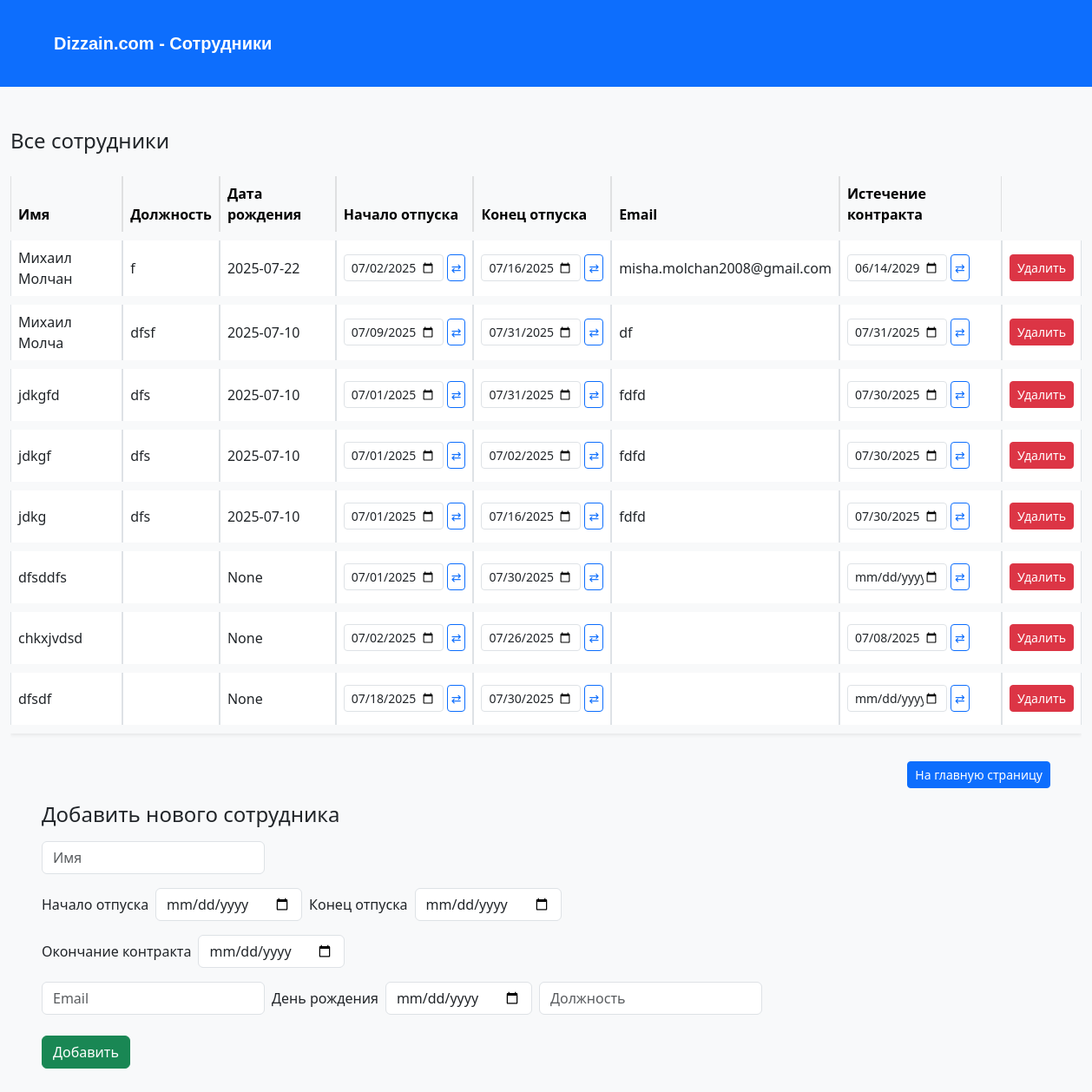
The page /edit on the database as committed earlier.
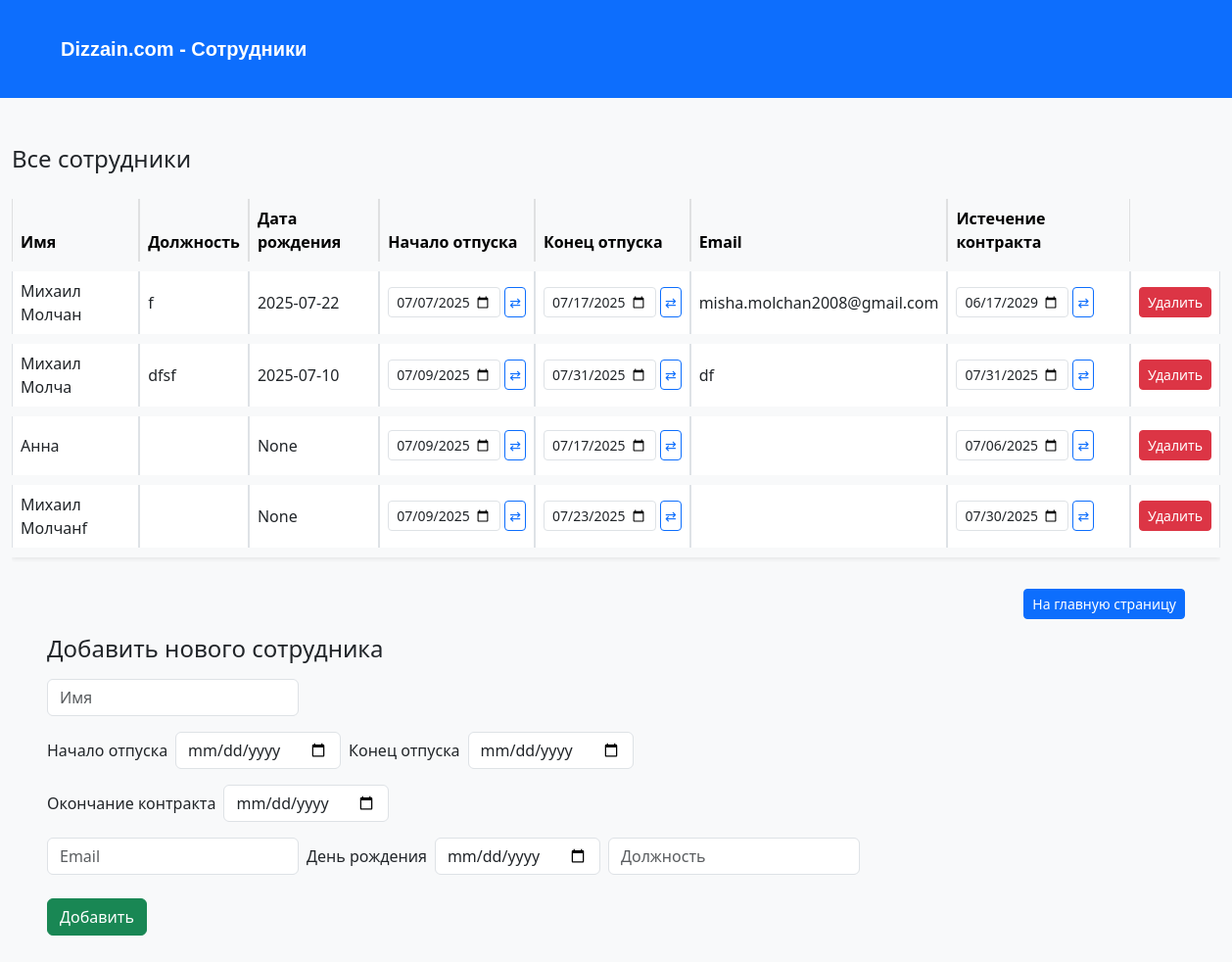
The same page on the database as committed later.
### main.py (models this page shows)
class Employee4(db.Model):
    id: Mapped[int] = mapped_column(Integer, primary_key=True, autoincrement=True)
    name: Mapped[str] = mapped_column(String(250), unique=True, nullable=False)
    position: Mapped[str] = mapped_column(String(250), nullable=True)
    birthday: Mapped[dt.date] = mapped_column(Date, nullable=True)
    vacation_start: Mapped[dt.date] = mapped_column(Date, nullable=True)
    vacation_end: Mapped[dt.date] = mapped_column(Date, nullable=True)
    email: Mapped[str] = mapped_column(String(250), nullable=True)
    contract: Mapped[dt.date] = mapped_column(Date, nullable=True)

### main.py (the view, shortened to what this page needs)
@app.route('/edit', methods=["GET", "POST"])
def edit():
    form = AddEmployeeForm()
    return render_template('edit.html', form=form, employees=get_employees())

### main.py
class AddEmployeeForm(FlaskForm):
    name = StringField('Имя', validators=[DataRequired()])
    position = StringField('Должность', validators=[Optional()])
    birthday = DateField('Дата рождения', validators=[Optional()])
    vacation_start = DateField('Начало отпуска', validators=[Optional()])
    vacation_end = DateField('Конец отпуска', validators=[Optional()])
    email = StringField('Email', validators=[Optional()])
    contract = DateField('Истечение контракта', validators=[Optional()])
    submit = SubmitField('Добавить', validators=[Optional()])

### main.py (called while the page is built)
def get_employees() -> tuple[object]:
    with app.app_context():
        employees = Employee4.query.all()
    return employees

### templates/edit.html (shortened to what the changed rows need)
<!DOCTYPE html>
<html lang="ru">
<head>
  <link href="https://cdn.jsdelivr.net/npm/bootstrap@5.3.0/dist/css/bootstrap.min.css" rel="stylesheet">
</head>
<body>
  <div class="container mt-5" style="max-width: 100%;">
    <div class="table-responsive" style="overflow-x: auto;">
      <table class="table align-middle shadow-sm table-bordered w-100" style="border-collapse: separate; border-spacing: 0 10px;">
        <thead class="table-light">
          <tr>
            <th>Имя</th>
            <th>Должность</th>
            <th>Дата рождения</th>
            <th>Начало отпуска</th>
            <th>Конец отпуска</th>
            <th>Email</th>
            <th>Истечение контракта</th>
          </tr>
        </thead>
        <tbody>
          {% for employee in employees %}
          <tr class="bg-white" style="height: 60px;">
            <td>{{ employee.name }}</td>
            <td>{{ employee.position }}</td>
            <td>{{ employee.birthday }}</td>
            <td>
              <form method="POST" action="/update_vacation_start" class="d-inline-flex align-items-center gap-1">
                <input type="date" name="vacation_start" value="{{ employee.vacation_start }}" class="form-control form-control-sm" style="width: 115px;">
                <button type="submit" class="btn btn-outline-primary btn-sm px-1 py-1">⇄</button>
              </form>
            </td>
            <td>
              <form method="POST" action="/update_vacation_end" class="d-inline-flex align-items-center gap-1">
                <input type="date" name="vacation_end" value="{{ employee.vacation_end }}" class="form-control form-control-sm" style="width: 115px;">
                <button type="submit" class="btn btn-outline-primary btn-sm px-1 py-1">⇄</button>
              </form>
            </td>
            <td>{{ employee.email }}</td>
            <td>
              <form method="POST" action="/update_contract" class="d-inline-flex align-items-center gap-1">
                <input type="date" name="contract" value="{{ employee.contract }}" class="form-control form-control-sm" style="width: 115px;">
                <button type="submit" class="btn btn-outline-primary btn-sm px-1 py-1">⇄</button>
              </form>
            </td>
            <td>
              <form method="POST" action="{{ url_for('delete_employee', id=employee.id) }}" style="display:inline;">
                <button type="submit" class="btn btn-danger btn-sm" onclick="return confirm('Удалить сотрудника {{ employee.name }}?')">Удалить</button>
              </form>
            </td>
          </tr>
          {% endfor %}
        </tbody>
      </table>
    </div>
  </div>
</body>
</html>

Rows that differ between the two databases and show on the page:
removed Employee4: name "jdkgfd", position "dfs", birthday "2025-07-10", vacation_start "07/01/2025", vacation_end "07/31/2025", email "fdfd", contract "07/30/2025"
removed Employee4: name "jdkgf", position "dfs", birthday "2025-07-10", vacation_start "07/01/2025", vacation_end "07/02/2025", email "fdfd", contract "07/30/2025"
removed Employee4: name "jdkg", position "dfs", birthday "2025-07-10", vacation_start "07/01/2025", vacation_end "07/16/2025", email "fdfd", contract "07/30/2025"
removed Employee4: name "dfsddfs", birthday "None", vacation_start "07/01/2025", vacation_end "07/30/2025"
removed Employee4: name "chkxjvdsd", birthday "None", vacation_start "07/02/2025", vacation_end "07/26/2025", contract "07/08/2025"
removed Employee4: name "dfsdf", birthday "None", vacation_start "07/18/2025", vacation_end "07/30/2025"
changed Employee4 "Михаил Молчан": vacation_start "07/02/2025" → "07/07/2025"; vacation_end "07/16/2025" → "07/17/2025"; contract "06/14/2029" → "06/17/2029"
added Employee4: name "Анна", birthday "None", vacation_start "07/09/2025", vacation_end "07/17/2025", contract "07/06/2025"
added Employee4: name "Михаил Молчанf", birthday "None", vacation_start "07/09/2025", vacation_end "07/23/2025", contract "07/30/2025"
